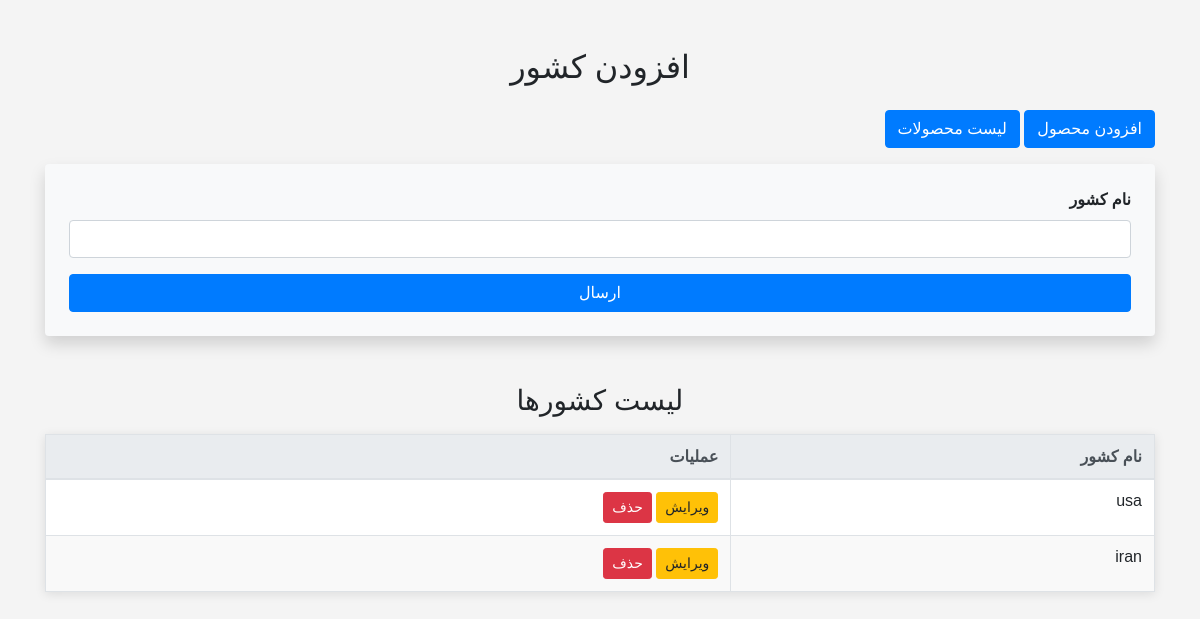
The app's page /phone-country/ (signed in), older data.
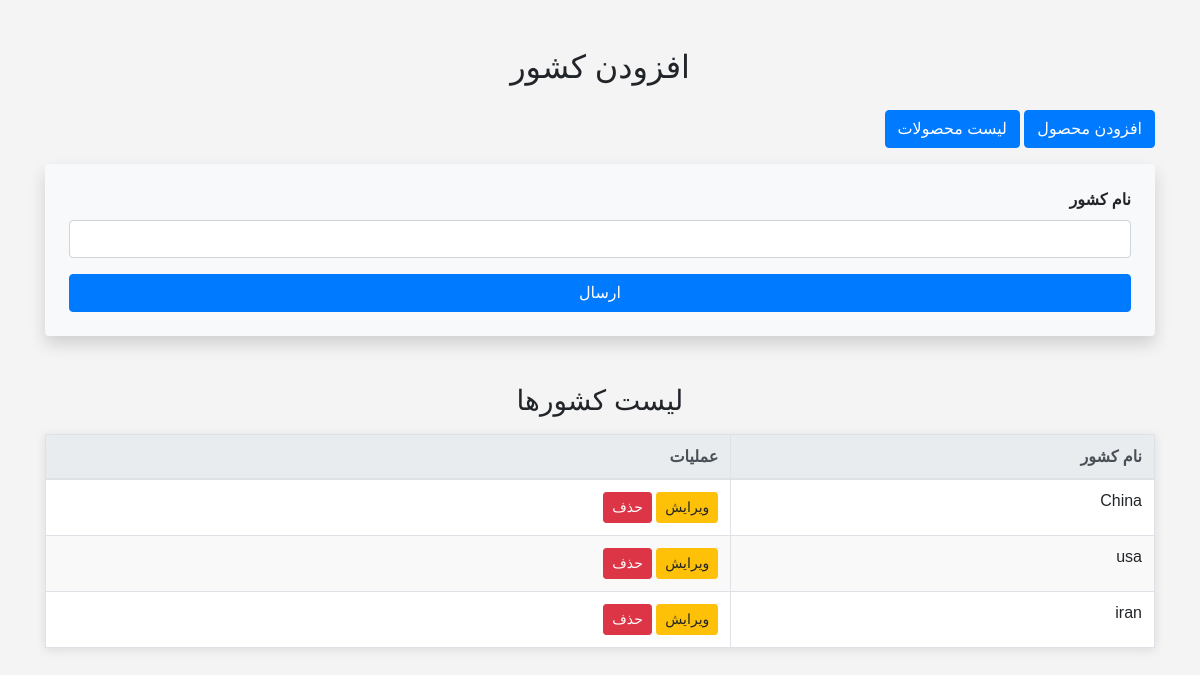
The same page, newer data.
### mobile_inventory/models.py (models this page shows, shortened)
class Country(models.Model):
    name = models.CharField(max_length=100, unique=True, verbose_name='نام کشور')
    created_at = models.DateTimeField(auto_now_add=True, null=True, blank=True)
    slug = models.SlugField(unique=True, blank=True, verbose_name='آدرس کشور')
    class Meta:
        verbose_name = 'کشور'
        verbose_name_plural = 'کشورها'

### mobile_inventory/views.py (the view, shortened to what this page needs)
# urls.py: path('phone-country/', views.AddCountryView.as_view(), name='add_country'),
class AddCountryView(SuperUserRequiredMixin, CreateView):
    model = Country
    form_class = CountryForm
    template_name = 'mobile_inventory/add_country.html'
    def get_context_data(self, **kwargs):
        context = super().get_context_data(**kwargs)
        context['countries'] = Country.objects.all().order_by('-created_at')
        return context

### mobile_inventory/forms.py
class CountryForm(forms.ModelForm):
    class Meta:
        model = Country
        fields = '__all__'
    error_messages = {
        'country': {
            'required': 'کشور الزامی است.',
        }}

### mobile_inventory/templatetags/custom_filters.py (called while the page is built)
@register.filter(name='add_class')
def add_class(field, css_clss):
    return field.as_widget(attrs={'class': css_clss})

### mobile_inventory/views.py (called while the page is built)
    def test_func(self):
        return self.request.user.is_superuser

### mobile_inventory/templates/mobile_inventory/add_country.html (shortened to what this page needs)
{% extends 'base.html' %}
{% load static %}
{% load custom_filters %}
{% block main %}
    <body>
    <div class="container mt-5">
        <h2 class="text-center mb-4">افزودن کشور</h2>
        {% if request.user.is_superuser %}
            <div class="text-right mb-3">
                <a href="{% url 'add_phone' %}" class="btn btn-primary">افزودن محصول</a>
                <a href="{% url 'list_phone' %}" class="btn btn-primary">لیست محصولات</a>
            </div>
        {% endif %}
        <form method="post" enctype="multipart/form-data" class="bg-light p-4 rounded shadow" novalidate>
            <div class="form-group text-right">
                <label for="{{ form.name.id_for_label }}" class="font-weight-bold">نام کشور</label>
                {{ form.name|add_class:"form-control" }}
            </div>
            <button type="submit" class="btn btn-primary btn-block">ارسال</button>
        </form>
        <h3 class="mt-5 text-center">لیست کشورها</h3>
        <table id="countries-table" class="table table-bordered mt-3 text-right">
            <thead class="thead-light">
            <tr>
                <th>نام کشور</th>
                <th class="text-right">عملیات</th>
            </tr>
            </thead>
            <tbody>
            {% for country in countries %}
                <tr id="country-row-{{ country.slug }}">
                    <td>{{ country.name }}</td>
                    <td class="text-right">
                        <a href="{% url 'edit_country' country.slug %}" class="btn btn-warning btn-sm">ویرایش</a>
                        <button class="btn btn-danger btn-sm delete-country" data-id="{{ country.slug }}">حذف</button>
                    </td>
                </tr>
            {% empty %}
                <tr>
                    <td colspan="2" class="text-center alert alert-warning">هیچ کشوری موجود نیست</td>
                </tr>
            {% endfor %}
            </tbody>
        </table>
    </div>
    </body>
{% endblock %}

Row changes from the older to the newer data that the page shows:
added Country: name "China"
